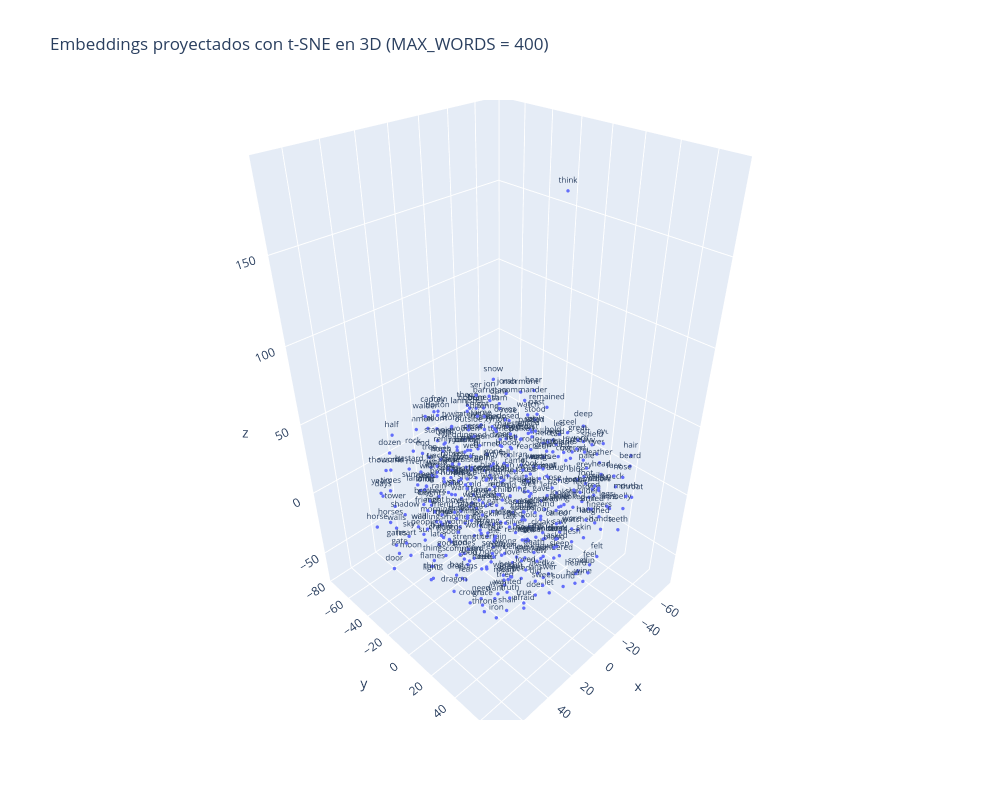

The notebook cell saved with this chart:
### Code cell
# Misma proyección en 3D
proyeccion_3d = proyectar(w2v, palabras, n_dim=3)

fig = go.Figure(go.Scatter3d(
    x=proyeccion_3d[:, 0], y=proyeccion_3d[:, 1], z=proyeccion_3d[:, 2], text=palabras,
    mode='markers+text', textfont_size=8, marker=dict(size=2, color='#636efa'), hoverinfo='text',
))
fig.update_layout(
    title=f'Embeddings proyectados con t-SNE en 3D (MAX_WORDS = {MAX_WORDS})',
    width=1000, height=800,
)
fig.show()

### Figure 1 — Plotly figure (JSON) as saved in the notebook; plotly's stock layout.template omitted (floating-point values rounded to 4 significant figures; data arrays with more than 128 entries replaced by an {"elided": "..."} marker saying what was removed)
{"data": [{"hoverinfo": "text", "marker": {"color": "#636efa", "size": 2}, "mode": "markers+text", "text": {"elided": "400 str values"}, "textfont": {"size": 8}, "type": "scatter3d", "x": {"elided": "400 float values"}, "y": {"elided": "400 float values"}, "z": {"elided": "400 float values"}}], "layout": {"height": 800, "title": {"text": "Embeddings proyectados con t-SNE en 3D (MAX_WORDS = 400)"}, "width": 1000}}
